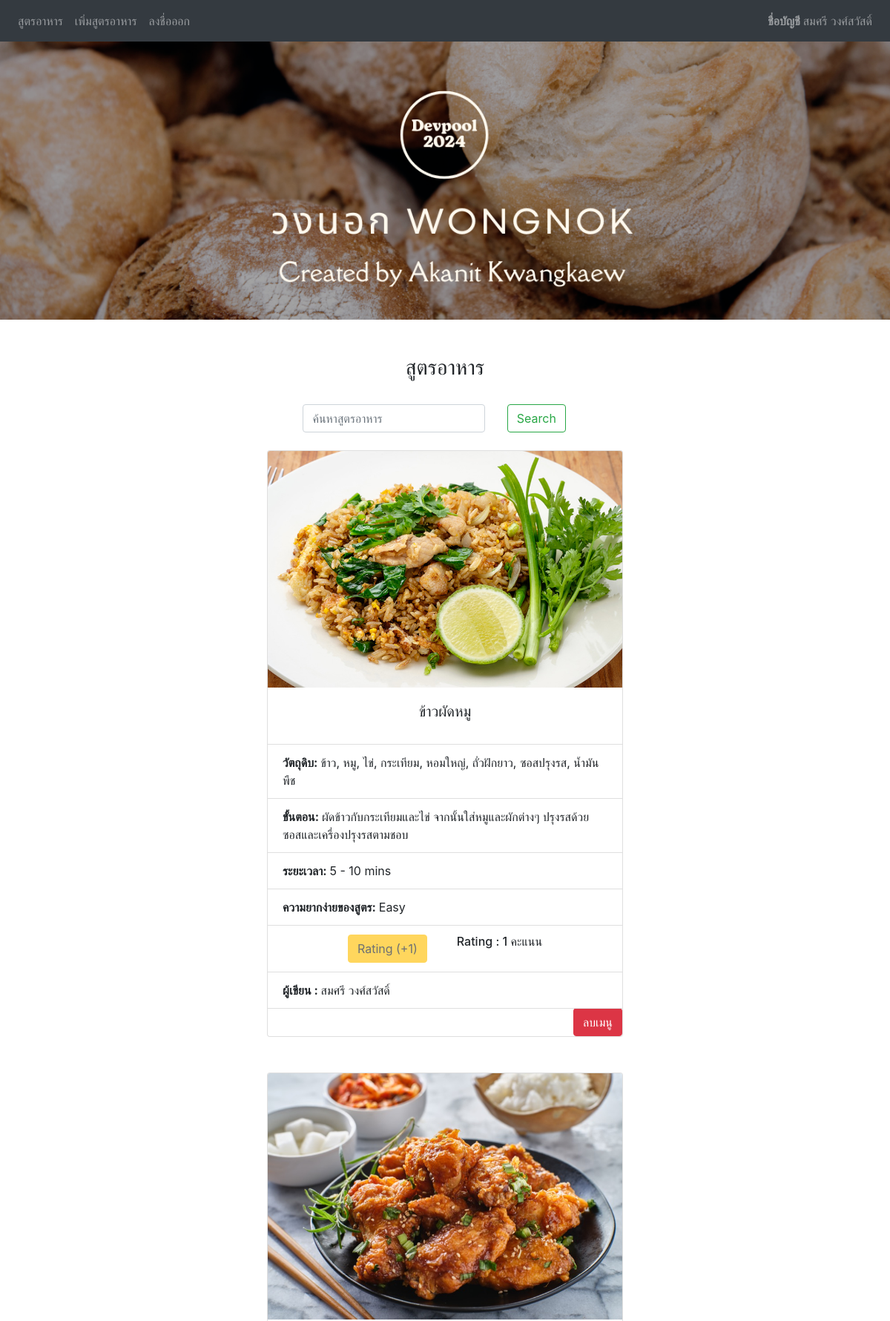
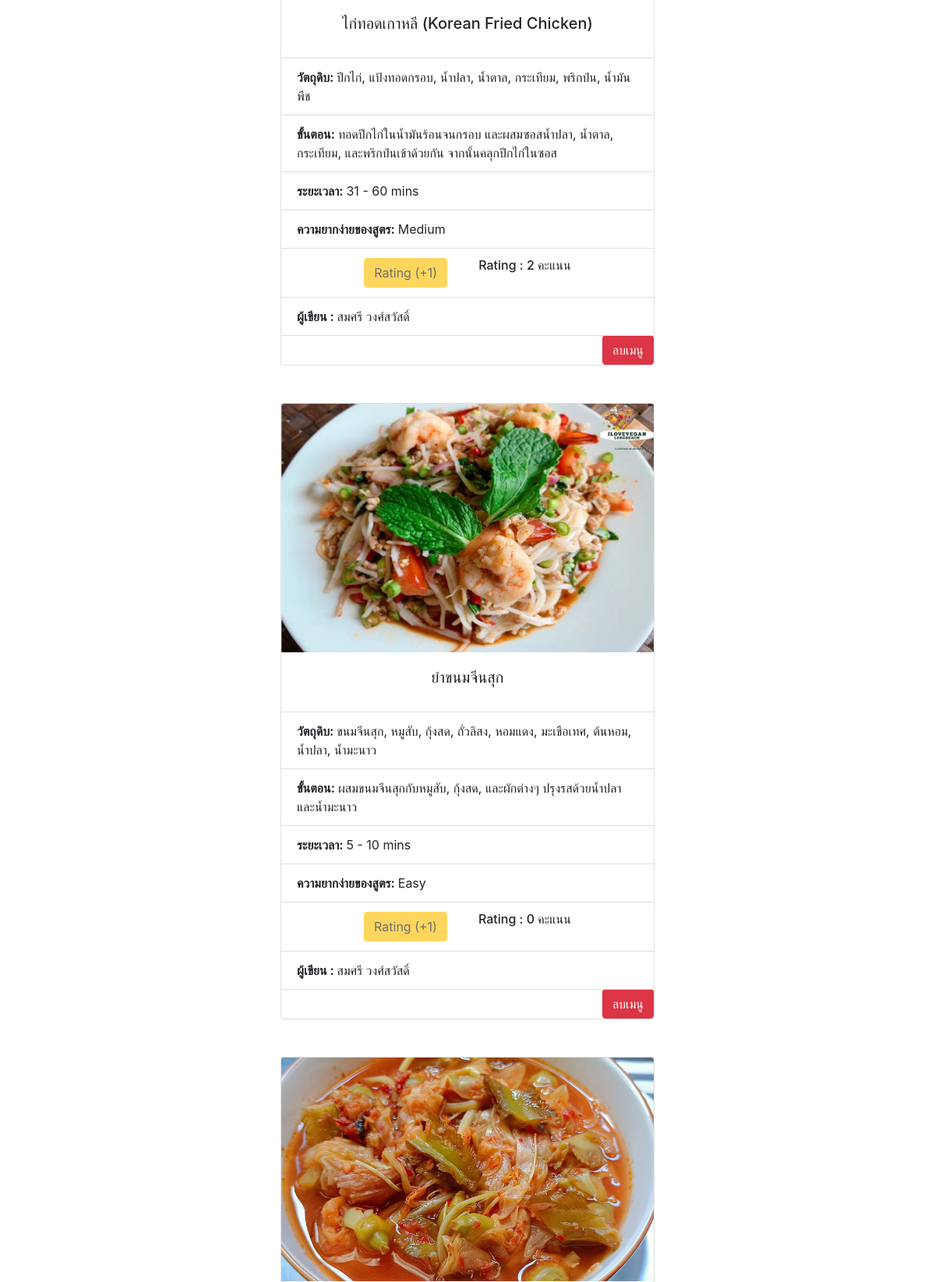
/food (signed in, upper part), run on the app's committed database (2 pictures, top to bottom).
### website/models.py (models this page shows)
class User(db.Model, UserMixin):
    id = db.Column(db.Integer, primary_key=True)
    email = db.Column(db.String(150), unique=True)
    password = db.Column(db.String(150))
    first_name = db.Column(db.String(150))
    notes = db.relationship('Note')
    foods = db.relationship('Food')

class Food(db.Model):
    id = db.Column(db.Integer, primary_key=True)
    food_name = db.Column(db.String(10000))
    food_raw = db.Column(db.String(10000))
    food_step = db.Column(db.String(10000))
    food_time = db.Column(db.Integer)
    food_rating = db.Column(db.Integer)
    food_image_path = db.Column(db.String(10000))  # Add this line for food_image_path column
    difficult_level = db.Column(db.Integer)
    date = db.Column(db.DateTime(timezone=True), default=func.now())
    user_id = db.Column(db.Integer, db.ForeignKey('user.id'))

class RatingMemory(db.Model):
    id = db.Column(db.Integer, primary_key=True)
    food_id = db.Column(db.Integer)
    user_id = db.Column(db.Integer, db.ForeignKey('user.id'))

### website/views.py (the view)
@views.route('/food', methods=['GET','POST'])
@login_required
def food():
     food_dmm = Food.query.all()
     if request.method == 'POST':
          search_term = request.form.get('search_term', None)
          print(search_term )
          food_dmm = Food.query.filter(Food.food_name.contains(search_term)).all()
     else:
          food_dmm = Food.query.all()
     if food_dmm:
          print(food_dmm [0].food_name)
          print(food_dmm [0].food_image_path )
     return render_template("food.html", food_dmm=food_dmm, current_user=current_user, Find_username=Find_username,Is_rating=Is_rating, Count_rating=Count_rating )

### website/__init__.py (called while the page is built)
def create_app():
    app = Flask(__name__)
    app.config['SECRET_KEY'] = 'any_leters'
    app.config['SQLALCHEMY_DATABASE_URI'] = f'sqlite:///{DB_NAME}'
    db.init_app(app)
    from .auth import auth
    from .views import views
    app.register_blueprint(views, url_prefix = '/')
    app.register_blueprint(auth, url_prefix = '/')
    from .models import User
    with app.app_context():
        db.create_all()
    login_manager = LoginManager()
    login_manager.login_view = 'auth.login'
    login_manager.init_app(app)
    @login_manager.user_loader
    def load_user(id):
        return User.query.get(int(id))
    return app

### website/views.py (called while the page is built)
def Find_username(id_input):
     all_users = User.query.all()
     for usr in all_users :
          if usr.id == id_input:
               print(usr.first_name)
               return usr.first_name

def Is_rating(food_id):
     status = False
     all_Score_ = RatingMemory.query.all()
     user_dmm = []
     for score_ in all_Score_ :
          if score_.food_id == food_id :
               user_dmm.append(score_.user_id)
     my_list = list(set(user_dmm))
     for item in my_list:
          if item == current_user.id:
               status = True
     return status

def Count_rating(food_id):
     all_Score_ = RatingMemory.query.all()
     user_dmm = []
     for score_ in all_Score_ :
          if score_.food_id == food_id :
               user_dmm.append(score_.user_id)
     my_list = list(set(user_dmm))
     return len( my_list )

### website/templates/food.html (shortened to what this page needs)
{% extends "base.html" %} {% block title %}วงนอก{% endblock %}
{% block content%}
<h3 align="center">สูตรอาหาร</h3>
<div style="display: flex; justify-content:center;">
  <form method="POST">
    <div class="container-fluid">
      <div class="row justify-content-center">
        <div class="col-md-10 col-lg-8">
          <input type="text" class="form-control me-2" id="search_term" name="search_term" placeholder="ค้นหาสูตรอาหาร">
        </div>
        <div class="col-md-4 col-lg-4 order-md-last">
          <button type="submit" class="btn btn-outline-success">Search</button>
        </div>
      </div>
    </div>
  </form>
</div>
{% for n in food_dmm %}
<div class="manu_block" align="center">
<div class="card" style="width: 30rem;" >
  <img class="card-img-top" src= {{ n.food_image_path }} alt="Card image cap">
  <div class="card-body">
    <h5 class="card-title">{{n.food_name}}</h5>
  </div>
  <ul class="list-group list-group-flush" align="left">
    <li class="list-group-item"><b>วัตถุดิบ:  </b>{{n.food_raw}} </li>
    <li class="list-group-item"><b>ขั้นตอน:  </b>{{n.food_step}} </li>
    <li class="list-group-item"><b>ระยะเวลา:  </b>{{ n.food_time}} </li>
    <li class="list-group-item"><b>ความยากง่ายของสูตร:  </b>{{n.difficult_level}} </li>
    <li class="list-group-item">
      <div style="display: flex; justify-content: center;">
        <div class="button_delete_manu" style="display: flex; align-items: left;">
          <form method="POST" action="/rating/{{ n.id }}">
            {%if Is_rating(n.id) or current_user.id == n.user_id %}
              <button type="submit" class="btn btn-warning disabled" disabled> Rating (+1) </button>
            {%else%}
              <button type="submit" class="btn btn-warning" > Rating (+1) </button>
            {% endif %}
          </form>
          <p class="h6 order-md-last" style="margin-left: 40px;"> Rating :  {{ Count_rating(n.id) }} คะแนน</p>
        </div>
      </div>
    </li>
    <li class="list-group-item">
        {% if Find_username(n.user_id) %}
          <b>ผู้เขียน : </b> {{ Find_username(n.user_id) }}
        {% endif %}
  </li>
  </ul>
    <div class="button_delete_manu" align="right">
    <form method="POST" action="/delete_food/{{ n.id }}">
      <button type="submit" class="btn btn-danger" >ลบเมนู</button>
    </form>
</div>
</div>
</div>
</div>
{% endfor %}
      {% endblock %}

### website/templates/base.html (shortened to what this page needs)
<!DOCTYPE html>
    <head>
    <link rel="stylesheet" href="https://cdn.jsdelivr.net/npm/bootstrap@4.3.1/dist/css/bootstrap.min.css">
    </head>
<body>
  <nav class="navbar navbar-expand-lg navbar-dark bg-dark">
    <div class="collapse navbar-collapse" id="navbar">
        <div class="navbar-nav mr-auto">
            {% if current_user.is_authenticated %}
                <a class="nav-item nav-link" id="home" href="/food">สูตรอาหาร</a>
                <a class="nav-item nav-link" id="food_form" href="/food_form">เพิ่มสูตรอาหาร</a>
                <a class="nav-item nav-link" id="logout" href="/logout">ลงชื่อออก</a>
            {% else %}
                <a class="nav-item nav-link" id="home" href="/food_publish">เลือกสูตรอาหาร</a>
                <a class="nav-item nav-link" id="login" href="/login">เข้าสู่ระบบ</a>
                <a class="nav-item nav-link" id="signUp" href="/sign-up">สมัครสมาชิก</a>
            {% endif %}
        </div>
        {% if current_user.is_authenticated %}
            <div class="navbar-nav ml-auto">
                <span class="nav-item nav-link"> <b>ชื่อบัญชี </b>{{ current_user.first_name }}</span>
            </div>
        {% endif %}
    </div>
</nav>
      <div >
        <img src="{{url_for('static', filename='WONGNOK.png')}}" align="middle" style="width: 100%;"/>
      </div>
      <div class="container">
        {% block content %}
        {% endblock %}
</body>
</html>

### data on the page
User: first_name "สมศรี วงศ์สวัสดิ์"
Food: food_image_path (picture), food_name "ข้าวผัดหมู", food_raw "ข้าว, หมู, ไข่, กระเทียม, หอมใหญ่, ถั่วฝักยาว, ซอสปรุงรส, น้ำมันพืช", food_step "ผัดข้าวกับกระเทียมและไข่ จากนั้นใส่หมูและผักต่างๆ ปรุงรสด้วยซอสและเครื่องปรุงรสตามชอบ", food_time "5 - 10 mins", difficult_level "Easy", shows "Rating (+1)", id.food_id "1"
Food: food_image_path (picture), food_name "ไก่ทอดเกาหลี (Korean Fried Chicken)", food_raw "ปีกไก่, แป้งทอดกรอบ, น้ำปลา, น้ำตาล, กระเทียม, พริกป่น, น้ำมันพืช", food_step "ทอดปีกไก่ในน้ำมันร้อนจนกรอบ และผสมซอสน้ำปลา, น้ำตาล, กระเทียม, และพริกป่นเข้าด้วยกัน จากนั้นคลุกปีกไก่ในซอส", food_time "31 - 60 mins", difficult_level "Medium", shows "Rating (+1)", id.food_id "2"
Food: food_image_path (picture), food_name "ยำขนมจีนสุก", food_raw "ขนมจีนสุก, หมูสับ, กุ้งสด, ถั่วลิสง, หอมแดง, มะเขือเทศ, ต้นหอม, น้ำปลา, น้ำมะนาว", food_step "ผสมขนมจีนสุกกับหมูสับ, กุ้งสด, และผักต่างๆ ปรุงรสด้วยน้ำปลาและน้ำมะนาว", food_time "5 - 10 mins", difficult_level "Easy", shows "Rating (+1)", food_rating "0"
Food: food_image_path (picture)
